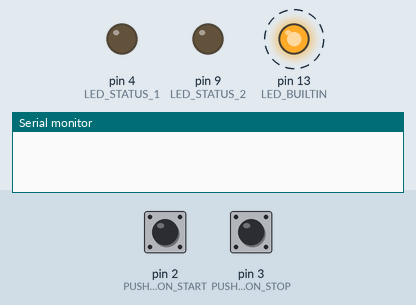
Recording of a sketch running on a simulated Arduino Uno, built with avr-gcc and run on an emulated ATmega328P. On the bench: output pins drawn as LEDs (lit = HIGH), the last lines printed to the serial monitor. Dashed ring = blinking. The test bench sets the inputs (shaded band); at power-on: pin 2 (PUSH_BUTTON_START) LOW, pin 3 (PUSH_BUTTON_STOP) LOW.

Above: at 1.2 s.
1.3 s: pin 2 (PUSH_BUTTON_START) pulled HIGH for 0.15 s
At 1.38 s:
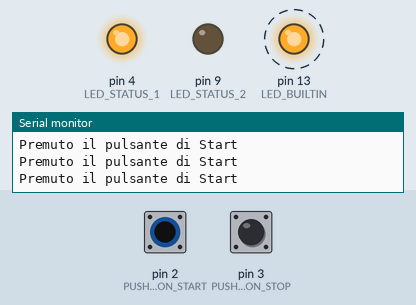
4.3 s: pin 3 (PUSH_BUTTON_STOP) pulled HIGH for 0.15 s
At 4.39 s:
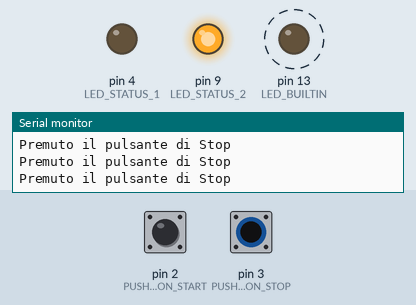
7.3 s: pin 2 (PUSH_BUTTON_START) pulled HIGH for 1 s
At 8.8 s:
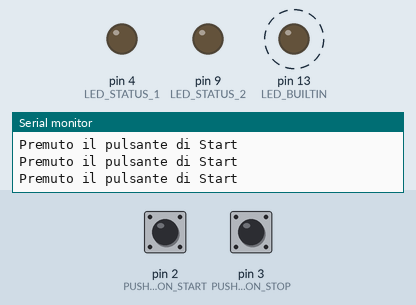
10.3 s: pin 3 (PUSH_BUTTON_STOP) pulled HIGH for 1 s
At 11.16 s:
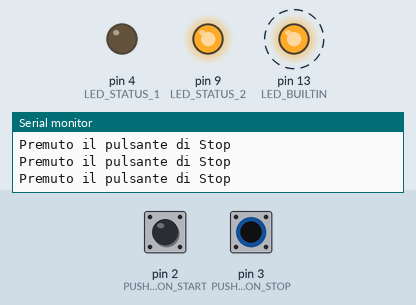
13.3 s: pin 3 (PUSH_BUTTON_STOP) pulled HIGH for 3.2 s
At 17.8 s:
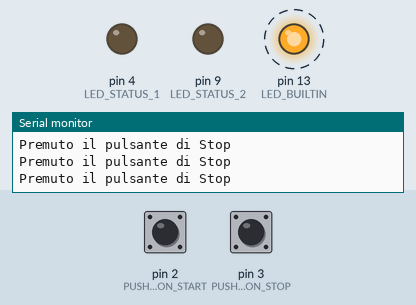
18.0 s: pin 2 (PUSH_BUTTON_START) pulled HIGH for 3.2 s
At 18.4 s:
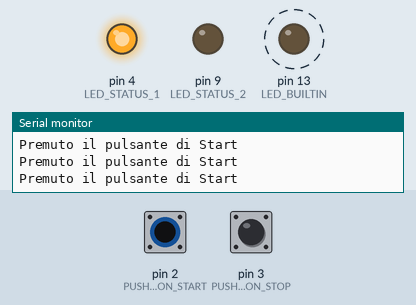
Timing chart, 0 to 23.7 s (numbered marks = the images above; inputs shaded):
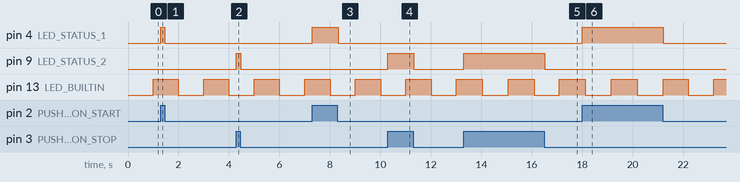

The sketch:

test-pulsanti.ino
```cpp
// (licence header left out)
#define LED_STATUS_1  4
#define LED_STATUS_2  9
#define PUSH_BUTTON_START 2
#define PUSH_BUTTON_STOP  3
#define INTERVALLO  1000

unsigned long newMillisEvent=0;
int LedBuiltinStatus=HIGH;

void setup()
{
  // Digital output
  pinMode(LED_BUILTIN, OUTPUT);
  pinMode(LED_STATUS_1, OUTPUT);
  pinMode(LED_STATUS_2, OUTPUT);
  // Digital input
  pinMode(PUSH_BUTTON_START, INPUT);
  pinMode(PUSH_BUTTON_STOP, INPUT);

  // Init Serial
  Serial.begin(9600);
  while (!Serial);

  digitalWrite(LED_BUILTIN, HIGH);
}

void loop()
{
  // Verfifica se è premuto il pulsante di Start
  if(digitalRead(PUSH_BUTTON_START)==HIGH)
  {
    digitalWrite(LED_STATUS_1, HIGH);
    Serial.println("Premuto il pulsante di Start");
  }
  else
  {
    digitalWrite(LED_STATUS_1, LOW);
  }

  // Verfifica se è premuto il pulsante di Stop
  if(digitalRead(PUSH_BUTTON_STOP)==HIGH)
  {
    digitalWrite(LED_STATUS_2, HIGH);
    Serial.println("Premuto il pulsante di Stop");
  }
  else
  {
    digitalWrite(LED_STATUS_2, LOW);
  }

  // Lampeggio del Led buitin su Arduino Nano
  if(millis()>=newMillisEvent)
  {
    if(LedBuiltinStatus==HIGH)
    {
      digitalWrite(LED_BUILTIN, LOW);
      LedBuiltinStatus=LOW;
    }
    else
    {
      digitalWrite(LED_BUILTIN, HIGH);
      LedBuiltinStatus=HIGH;
    }

    newMillisEvent = millis()+INTERVALLO;
  }
}
```

Measured:
- after the input at 1.3 s, pin 4 (LED_STATUS_1): LOW → HIGH at once, → LOW 0.15 s later
- after the input at 4.3 s, pin 9 (LED_STATUS_2): LOW → HIGH at once, → LOW 0.17 s later
- after the input at 7.3 s, pin 4 (LED_STATUS_1): LOW → HIGH at once, → LOW 1.0 s later
- after the input at 10.3 s, pin 9 (LED_STATUS_2): LOW → HIGH at once, → LOW 1.0 s later
- after the input at 13.3 s, pin 9 (LED_STATUS_2): LOW → HIGH at once, → LOW 3.2 s later
- after the input at 18.0 s, pin 4 (LED_STATUS_1): LOW → HIGH at once, → LOW 3.2 s later
- by itself, pin 13 (LED_BUILTIN): alternates HIGH for 1.0 s and LOW for 1.0 s
